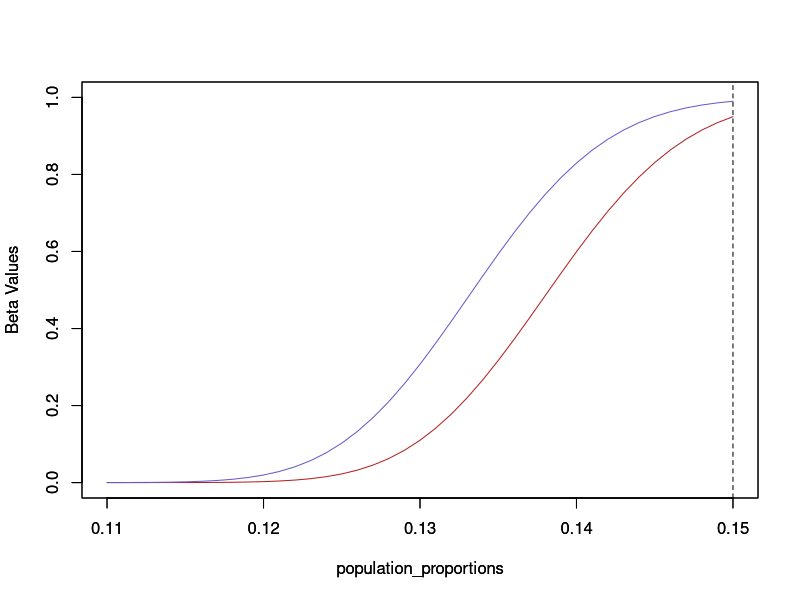

R code for this plot:
## Worksheet 5 Template
## Name: 


		
###########################################
###########################################
### TASK 1 ################################
###########################################
###########################################
		
		
		
## Task 1 Setup:
		# H0: p = 0.15
		# H1: p < 0.15
		
		
## Question 1 - Vector population_proportions containing values from 0.11 to 0.15 by 0.001.
population_proportions <- seq(0.11, 0.15, 0.001)

		
		
## Question 2 - Critical Value Computations
## Remember to copy and paste your results as a comment
	# Code for CV05
  CV05 <- qnorm(0.05, mean = 0.15, sd = sqrt((0.15 * (1 - 0.15)) / 2500), lower.tail = TRUE)
  # 0.1382534


	# Code for CV01
  CV01 <- qnorm(0.01, mean = 0.15, sd = sqrt((0.15 * (1 - 0.15)) / 2500), lower.tail = TRUE)	
	# 0.1333866	
		
		
		
## Question 3 - Find V(phat) and store values		
  var_phat <- (population_proportions * (1 - population_proportions)) / 2500


		
		
		
		
## Question 4a - for significance level of 0.05, create a vector beta05
  beta05 <- pnorm(CV05, mean = population_proportions, sd = sqrt(var_phat), lower.tail = FALSE)
		
		
		
		
		
## Question 4b - for significance level of 0.01, create a vector beta01
  beta01 <- pnorm(CV01, mean = population_proportions, sd = sqrt(var_phat), lower.tail = FALSE)
		

		
		
		

## Question 5 - Plot OCC significance level 0.05
## You do not need to submit this graph.
  plot(population_proportions, beta05, type = "l", col = "firebrick", 
       ylim = c(0, 1), ylab = "Beta Values")

		
		
		
## Question 6 - Plot OCC significance level 0.01
## Place line on same plot as in Question 5.
## Make sure to export this graph and submit to Gradescope.
	par(new = TRUE)	
	plot(population_proportions, beta01, type = "l", col = "slateblue3",
	     ylim = c(0, 1), ylab = "Beta Values")	
	abline(v = 0.15, lty = "dashed")	


		
## Question 7 - Estimate the power of the test for each significance level if the true population proportion is 0.14.
## Remember to copy and paste your results as a comment
	p_true <- 0.14
	sd_true <- sqrt((p_true * (1 - p_true)) / 2500)
	beta05_at_014 <- pnorm(CV05, mean = p_true, sd = sd_true, lower.tail = FALSE)
	beta01_at_014 <- pnorm(CV01, mean = p_true, sd = sd_true, lower.tail = FALSE)
	
	power05_at_014 <- 1 - beta05_at_014
	power01_at_014 <- 1 - beta01_at_014
	
	power05_at_014
	# 0.4006436
	power01_at_014
  # 0.1702996
		
## Question 8 - Describe the differences between the two graphs and what this means for the power of the test.
  # The red line corresponding to the alpha = 0.05 is lower than the blue line corresponding to alpha = 0.01.
	# This means that the test with significance level 0.01 is stricter with more false negatives and fewer false positives than significance level 0.05.
	# The test with significance level 0.05 has a greater power than the test with significance level 0.01.	

	
